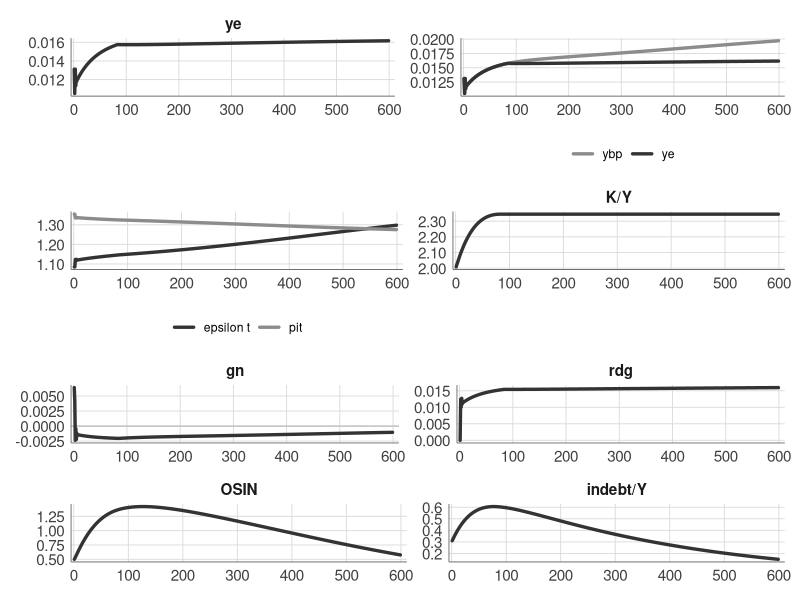

R code for this plot:
# =========================================================
# Modelo (puro) – Equações corrigidas, prontos para rodar
# =========================================================
rm(list = ls())

# ---------------------------
# 1) Parâmetros (constantes)
# ---------------------------
eps_G   <- 2.00
eps_T   <- 0.78
pi_G    <- 1.85
pi_T    <- 1.00

eta     <- -0.06      # elasticidade-preço das exportações
psi     <- -0.57      # elasticidade-preço das importações

theta_max <- 0.5
theta1    <- 1.0
theta2    <- 10.0
vi_max    <- 0.7
vi1       <- 0.2
vi2       <- 10.0

lambda1 <- -0.015
lambda2 <- -0.331
lambda3 <- 0.113
lambda4 <- -0.73
lambda5 <- 0.30
pd_bar  <- 0.0    # intercepto de pdt
pf_bar  <- 0.000      # pft constante

alpha1 <- 0.68
alpha2 <- 0.27
alpha3 <- 0.37
alpha4 <- 0.16

phi0 <- 0.01
phi1 <- 0.05
phi2 <- 0.02
phi3 <- 0.01

beta0 <- 0.95
beta1 <- 4.0
beta2 <- 0.01
beta3 <- 0.03

rho   <- 0.50
sigma <- 0.50
tau1  <- 0.32
tau2  <- 0.46
z_ext <- 0.02
del <-0
# ---------------------------
# 2) Alocação e iniciais
# ---------------------------
t <- 600

et <- pdt <- pft <- epsilon <- pi <- theta <- vi <- rdg <- ye <- ydt <- ct <- numeric(t)
PORT <- FDI <- port <- fdi <- embi <- OSIN <- osin <- gn <- numeric(t)
it <- it_star <- gi <- gi_star <- numeric(t)
Yt <- K <- Er <- Ex <- E <- R <- xt <- ybt <- numeric(t)
ExDebtRes <- InDebt <- C <- numeric(t)
KY_ratio<- numeric(t)
InDebtY_ratio<- numeric(t)
EY_ratio<- numeric(t)

# Iniciais (t = 1)
Yt[1]       <- 100.0
K[1]        <- 200.0
it_star[1]  <- 0.01
it[1]       <- 0.013
Ex[1]       <- 2.0
Er[1]       <- 2.0
FDI[1]      <- 2.0
PORT[1]     <- 2.0
ExDebtRes[1]<- 25.0
InDebt[1]   <- 30.0
E[1]        <- 15.0
C[1]        <- FDI[1] + PORT[1]
R[1]        <- E[1] + C[1]
OSIN[1]     <- 0.6

fdi[1]      <- 0.005
gi[1]       <- 0.0
gi_star[1]  <- 0.0
rdg[1]      <- 0.0
ybt[1]      <- 0.02
epsilon[1]  <- 1.0
pi[1]       <- 1.3
pdt[1]      <- pd_bar
et[1]       <- 0.0
KY_ratio[1]<-K[1]/Yt[1]
InDebtY_ratio[1]<-InDebt[1]/Yt[1]
EY_ratio[1]<-E[1]/Yt[1]

# pft constante (vetor)
pft[] <- pf_bar

# ---------------------------
# 3) Loop principal
# ---------------------------
for (i in 2:t) {
  
  gi_star[i]<--0.00
  gi[i]<-del*gi_star[i]
  # (A) Fluxos e I&D
  port[i] <- alpha1 * (gi[i-1] - gi_star[i-1] - embi[i-1])
  rdg[i]  <- beta0 * ye[i-1] + (1 - exp(-beta1 * rdg[i-1])) * fdi[i-1]
  fdi[i]  <- alpha2 * ybt[i-1] + alpha3 * rdg[i-1] - alpha4 * embi[i-1]
  
  # (B) Risco e preços internos
  embi[i] <- phi0 + phi1 * osin[i-1] - phi2 * (epsilon[i-1] - pi[i-1]) + phi3 * gn[i-1]
  pdt[i]  <- pd_bar + lambda4 * gi_star[i-1] + lambda5 * et[i-1]
  
  # (C) Câmbio real (lags)
  Er[i] <- (1 + et[i-1] + pft[i-1] - pdt[i-1]) * Er[i-1]
  
  # (D) Logísticas (usam rdg[i-1]*Er[i])
  vi[i]    <- vi_max    / (1 + vi1    * exp(-vi2    * (rdg[i-1] * Er[i])))
  theta[i] <- theta_max / (1 + theta1 * exp(-theta2 * (rdg[i-1] * Er[i])))
  
  # (E) Câmbio nominal (embi defasado)
  et[i] <- lambda1 * (1 - theta[i]) * pdt[i] + lambda2 * port[i] + lambda3 * embi[i-1]
  Ex[i] <- (1 + et[i-1]) * Ex[i-1]
  
  # (F) Elasticidades compostas
  epsilon[i] <- theta[i] * eps_G + (1 - theta[i]) * eps_T
  pi[i]      <- (1 - vi[i]) * pi_G + vi[i] * pi_T
  
  # (G) Termos de troca e exportações reais
  xt[i] <- eta * (pdt[i] - pft[i] - et[i]) + epsilon[i] * z_ext
  E[i]  <- (1 + xt[i]) * E[i-1]
  
  # (H) Estoques financeiros (antes de ybp)
  FDI[i]  <- (1 + fdi[i])  * FDI[i-1]
  PORT[i] <- (1 + port[i]) * PORT[i-1]
  C[i]    <- FDI[i] + PORT[i]
  R[i]    <- E[i] + C[i]
  ct[i]   <- (FDI[i]/C[i]) * fdi[i] + (PORT[i]/C[i]) * port[i]
  
  # (I) Thirlwall–Hussain (forma corrigida)
  ybt[i] <- (
    (((E[i]/R[i]) * eta) + psi + 1) * (pdt[i] - et[i] - pft[i]) +
      (E[i]/R[i]) * epsilon[i] * z_ext +
      (C[i]/R[i]) * (ct[i] - pdt[i])
  ) / pi[i]
  
  # (J) Demanda doméstica e efetiva
  ydt[i] <- beta2 + beta3 * (
    (rho * Yt[i-1]) / K[i-1] -
      it_star[i-1] * OSIN[i-1] -
      it[i-1] * (InDebt[i-1] / Yt[i-1])
  )
  ye[i] <- min(ybt[i], ydt[i])
  
  # (K) Mudança estrutural verde (sinal correto)
  gn[i] <- tau1 * ybt[i-1] - tau2 * rdg[i-1]
  
  # (L) Dívidas e vulnerabilidade externa
  ExDebtRes[i] <- ExDebtRes[i-1] * (1 + it_star[i-1]) + sigma * PORT[i]
  InDebt[i]    <- (1 + it[i-1]) * InDebt[i-1] + (1 - sigma) * PORT[i]
  OSIN[i]      <- ExDebtRes[i-1] / (Yt[i-1] / Ex[i-1])
  osin[i]      <- (OSIN[i] - OSIN[i-1]) / OSIN[i-1]
  
  # (M) Produto, capital e juros
  Yt[i]      <- (1 + ye[i])  * Yt[i-1]
  K[i]       <- (1 + ydt[i]) * K[i-1]
  it[i]      <- (1 + gi[i-1])     * it[i-1]
  it_star[i] <- (1 + gi_star[i-1]) * it_star[i-1]
  
  
  KY_ratio[i]<-K[i]/Yt[i]
  InDebtY_ratio[i]<-InDebt[i]/Yt[i]
  EY_ratio[i]<-E[i]/Yt[i]
  
}

# ---------------------------
# 4) Saída organizada
# ---------------------------
resultado <- data.frame(
  t = 0:(t-1),
  ye = ye, yd = ydt, ybp = ybt, xt = xt,
  eps = epsilon, pi = pi,
  theta = theta, vi = vi,
  R = R, E = E, C = C,
  FDI = FDI, PORT = PORT,
  OSIN = OSIN, ExDebtRes = ExDebtRes, InDebt = InDebt,
  Y = Yt, K = K,
  i_star = it_star, i = it,
  Er = Er, Ex = Ex,
  pdt = pdt, et = et, pft = pft,
  ct = ct, fdi = fdi, port = port, embi = embi,
  gi = gi, gi_star = gi_star, gn = gn, rdg=rdg, osin=osin, ky_ratio=KY_ratio, IndebtY_ratio=InDebtY_ratio, EY_ratio=EY_ratio
)

# ================================
# 5) GRÁFICOS — CINZA, LIMPOS, t>=3
# ================================
suppressPackageStartupMessages({
  library(ggplot2); library(dplyr); library(tidyr); library(scales); library(patchwork)
})

# ---- filtro temporal
start_period <- 1
df <- resultado |>
  mutate(time = t) |>
  filter(time >= start_period)

# ---- tema de publicação em cinza (inspirado em minimal-ink + Nature)
theme_pub_gray <- function(base_size = 11, base_family = "sans"){
  theme_minimal(base_size = base_size, base_family = base_family) %+replace%
    theme(
      plot.background = element_rect(fill = "white", color = NA),
      plot.title      = element_text(face = "bold", color = "grey10", margin = margin(b = 5)),
      plot.subtitle   = element_text(color = "grey35"),
      axis.title      = element_text(color = "grey20", margin = margin(t = 2)),
      axis.text       = element_text(color = "grey25"),
      panel.grid.minor= element_blank(),
      panel.grid.major= element_line(color = "grey85", linewidth = .3),
      axis.line       = element_line(color = "grey40", linewidth = .3),
      legend.position = "bottom",
      legend.title    = element_blank(),
      strip.background= element_rect(fill = "grey95", color = NA),
      strip.text      = element_text(face = "bold", color = "grey20")
    )
}

# ---- helpers
xb <- scale_x_continuous(breaks = pretty_breaks(8), expand = expansion(mult = c(.01,.02)))
yg <- scale_y_continuous(labels = label_number())

# Linhas sempre em cinza-escuro; séries múltiplas com dois tons
col_single <- "grey20"
col_a      <- "grey20"
col_b      <- "grey55"

plot_single <- function(var, title){
  ggplot(df, aes(time, .data[[var]])) +
    geom_line(linewidth = 1.15, lineend = "round", color = col_single) +
    xb + yg + labs(title = title, x = NULL, y = NULL) +
    theme_pub_gray()
}

plot_dual <- function(var1, var2, lab1, lab2, title = NULL){
  dd <- df |>
    transmute(time, !!lab1 := .data[[var1]], !!lab2 := .data[[var2]]) |>
    pivot_longer(-time, names_to = "serie", values_to = "valor")
  ggplot(dd, aes(time, valor, color = serie)) +
    geom_line(linewidth = 1.15, lineend = "round") +
    scale_color_manual(values = setNames(c(col_a, col_b), c(lab1, lab2))) +
    xb + yg + labs(title = title, x = NULL, y = NULL) +
    theme_pub_gray()
}

# -------- gráficos (mesma estrutura dos seus prints)
p_ye       <- plot_single("ye", "ye")
p_y_vs_ybp <- plot_dual("ye", "ybp", "ye", "ybp")

# epsilon t (eps) x pi t (pi)
p_eps_pi <- df |>
  transmute(time, `epsilon t` = eps, `pit` = pi) |>
  pivot_longer(-time, names_to = "serie", values_to = "valor") |>
  ggplot(aes(time, valor, color = serie)) +
  geom_line(linewidth = 1.15, lineend = "round") +
  scale_color_manual(values = c("epsilon t" = col_a, "pit" = col_b)) +
  xb + yg + labs(title = NULL, x = NULL, y = NULL) +
  theme_pub_gray()

# K/Y
p_KY   <- plot_single("ky_ratio", "K/Y")

# gn (com linha-zero discreta)
p_gn <- ggplot(df, aes(time, gn)) +
  geom_hline(yintercept = 0, color = "grey70", linewidth = .35) +
  geom_line(linewidth = 1.15, lineend = "round", color = col_single) +
  xb + yg + labs(title = "gn", x = NULL, y = NULL) +
  theme_pub_gray()

# rdg
p_rdg  <- plot_single("rdg", "rdg")

# OSIN
p_OSIN <- plot_single("OSIN", "OSIN")

# indebt/Y  (atenção: nome no data.frame = IndebtY_ratio)
p_InDebtY <- plot_single("IndebtY_ratio", "indebt/Y")

# -------- painel final (proporções equilibradas)
painel <- (p_ye | p_y_vs_ybp) /
  (p_eps_pi | p_KY) /
  (p_gn | p_rdg) /
  (p_OSIN | p_InDebtY)

painel

# (opcional) exporte em alta
# dir.create("plots", showWarnings = FALSE)
# ggsave("plots/painel_cinza.png", painel, width = 14, height = 12, dpi = 300)
# ggsave("plots/ye_cinza.png", p_ye, width = 7, height = 4.5, dpi = 300)
